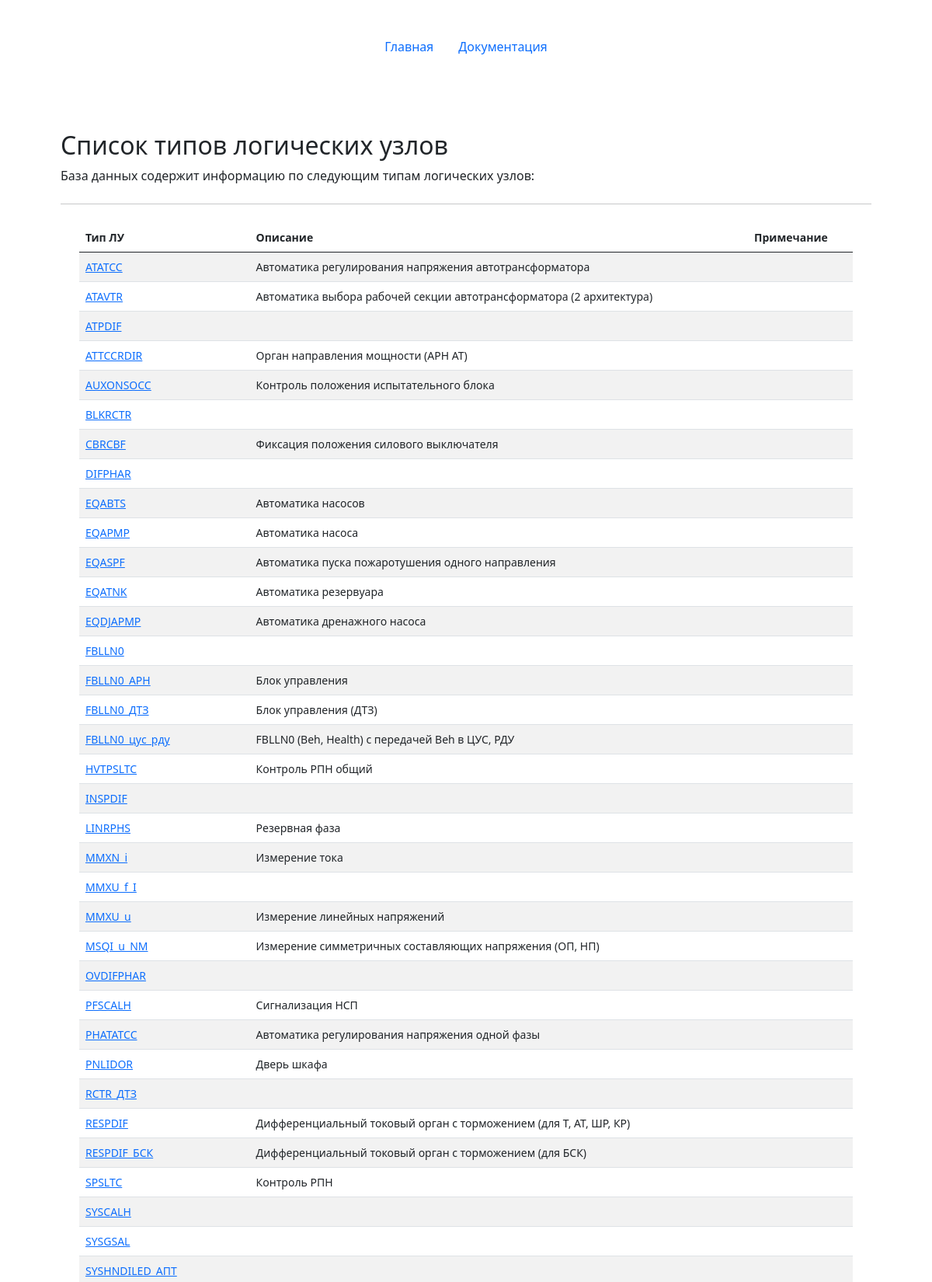
Page /lntypes/ (upper part) on the committed database.
### mainapp/models.py (models this page shows, shortened)
class LogicNodesTypes(models.Model):
    id = models.AutoField(primary_key=True)
    name = models.CharField(max_length=64, verbose_name='Имя типа ЛУ', unique=True)
    description = models.TextField(max_length=1024, blank=True, verbose_name='Описание')
    explanation = models.TextField(max_length=2048, blank=True, verbose_name='Пояснение')
    class Meta:
        verbose_name = 'Тип логического узла'
        verbose_name_plural = 'Типы логических узлов'
        ordering = ['name']

### mainapp/views.py (the view)
# urls.py: path('lntypes/', views.lntypes),
def lntypes(request):
    lntypes = LogicNodesTypes.objects.all()
    return render(request, 'mainapp/lntypes.html', {'lntypes':lntypes, 'title': 'Список типов логических узлов'})

### templates/mainapp/lntypes.html (shortened to what this page needs)
{% extends 'base.html' %}
{% block content %}
<main class="container py-5">
    {% if lntypes %}
    <h2 class="mt-4">Список типов логических узлов</h2>
    <p>База данных содержит информацию по следующим типам логических узлов:</p>
    <hr class="my-4">
    <div class="container small">
    <table class="table table-striped">
                <thead>
                    <tr>
                      <th scope="col">Тип ЛУ</th>
                      <th scope="col">Описание</th>
                      <th scope="col">Примечание</th>
                    </tr>
                </thead>
                <tbody>
                    {% for item in lntypes %}
                    <tr>
                        <td><a href="show/?name={{item.name}}&type=ln">{{item.name}}</a></td>
                        <td>{{item.description}}</td>
                        <td></td>
                    </tr>
                {% endfor %}
                </tbody>
            </table>
    </div>
    {% else %}
    <h2 class="mt-4">В базе данных нет типов логических узлов :(</h2>
    {% endif %}
</main>
{% endblock %}

### rows in the picture
LogicNodesTypes: name "ATATCC", description "Автоматика регулирования напряжения автотрансформатора"
LogicNodesTypes: name "ATAVTR", description "Автоматика выбора рабочей секции автотрансформатора (2 архитектура)"
LogicNodesTypes: name "ATPDIF"
LogicNodesTypes: name "ATTCCRDIR", description "Орган направления мощности (АРН АТ)"
LogicNodesTypes: name "AUXONSOCC", description "Контроль положения испытательного блока"
LogicNodesTypes: name "BLKRCTR"
LogicNodesTypes: name "CBRCBF", description "Фиксация положения силового выключателя"
LogicNodesTypes: name "DIFPHAR"
LogicNodesTypes: name "EQABTS", description "Автоматика насосов"
LogicNodesTypes: name "EQAPMP", description "Автоматика насоса"
LogicNodesTypes: name "EQASPF", description "Автоматика пуска пожаротушения одного направления"
LogicNodesTypes: name "EQATNK", description "Автоматика резервуара"
LogicNodesTypes: name "EQDJAPMP", description "Автоматика дренажного насоса"
LogicNodesTypes: name "FBLLN0"
LogicNodesTypes: name "FBLLN0_АРН", description "Блок управления"
LogicNodesTypes: name "FBLLN0_ДТЗ", description "Блок управления (ДТЗ)"
LogicNodesTypes: name "FBLLN0_цус_рду", description "FBLLN0 (Beh, Health) с передачей Beh в ЦУС, РДУ"
LogicNodesTypes: name "HVTPSLTC", description "Контроль РПН общий"
LogicNodesTypes: name "INSPDIF"
LogicNodesTypes: name "LINRPHS", description "Резервная фаза"
LogicNodesTypes: name "MMXN_i", description "Измерение тока"
LogicNodesTypes: name "MMXU_f_I"
LogicNodesTypes: name "MMXU_u", description "Измерение линейных напряжений"
LogicNodesTypes: name "MSQI_u_NM", description "Измерение симметричных составляющих напряжения (ОП, НП)"
LogicNodesTypes: name "OVDIFPHAR"
LogicNodesTypes: name "PFSCALH", description "Сигнализация НСП"
LogicNodesTypes: name "PHATATCC", description "Автоматика регулирования напряжения одной фазы"
LogicNodesTypes: name "PNLIDOR", description "Дверь шкафа"
LogicNodesTypes: name "RCTR_ДТЗ"
LogicNodesTypes: name "RESPDIF", description "Дифференциальный токовый орган с торможением (для Т, АТ, ШР, КР)"
LogicNodesTypes: name "RESPDIF_БСК", description "Дифференциальный токовый орган с торможением (для БСК)"
LogicNodesTypes: name "SPSLTC", description "Контроль РПН"
LogicNodesTypes: name "SYSCALH"
LogicNodesTypes: name "SYSGSAL"
LogicNodesTypes: name "SYSHNDILED_АПТ"
